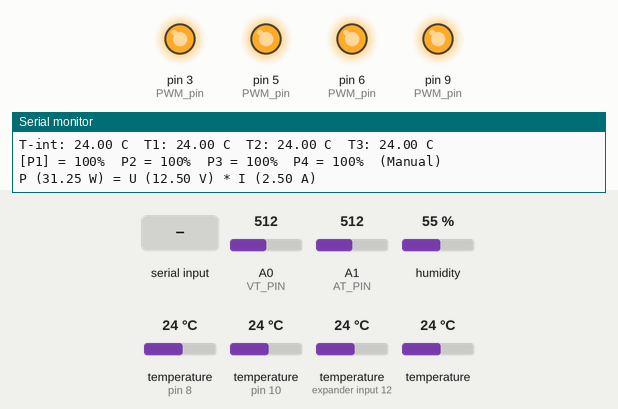
A sketch run on a simulated Arduino Uno, built with avr-gcc and run on an emulated ATmega328P. Parts: output pins drawn as LEDs (lit = HIGH), the last lines printed to the serial monitor. The test bench sets the inputs (shaded band); at power-on: A0 (VT_PIN) = 512, A1 (AT_PIN) = 512, humidity 55 %, temperature (sensors on pin 8, pin 10, expander input 12) 24 °C, temperature 24 °C. EEPROM starts erased.

Above: at 1.2 s.
1.3 s: "-\n" received over Serial
At 1.7 s:
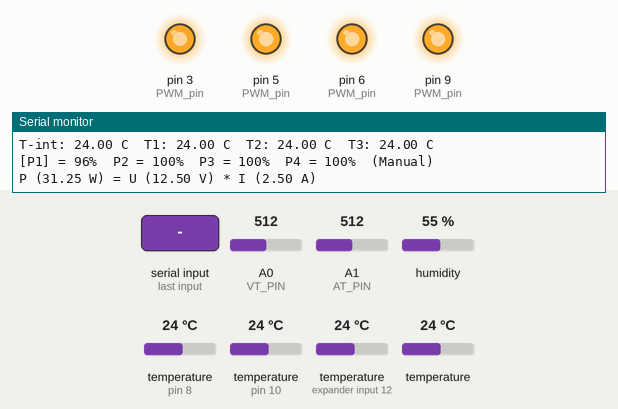
2.8 s: byte 100 ('d') received over Serial
At 3.9 s:
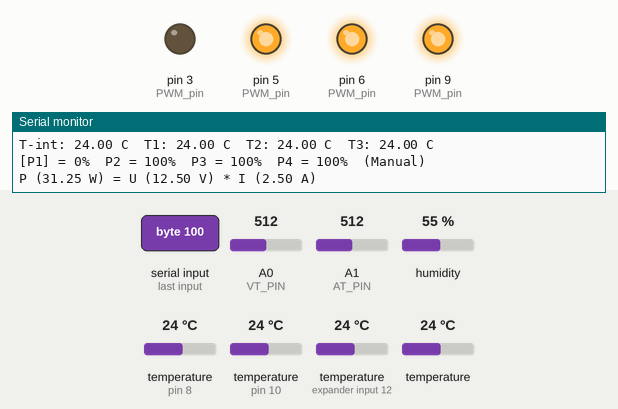
Timing chart, 0 to 5.8 s (numbered marks = the images above; inputs shaded):
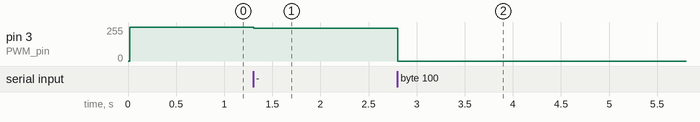

Measured:
- after the input at 1.3 s, pin 3 (PWM_pin): 255/255 → 245/255 at once
- after the input at 2.8 s, pin 3 (PWM_pin): 245/255 → 0/255 at once

The sketch:

DSBuster.ino
```cpp
/*
 * DSBuster
 * (c) 2016 jtr
 * UNO R3
 */

#include <OneWire.h>
#include <DallasTemperature.h>
#include <DHT.h>
#include <EEPROM.h>

#define ONE_WIRE_BUS 8

#define PWM_CHANNELS 4

#define PWM_MIN 0
#define PWM_MAX 255
#define PWM_STEP 10

#define PWM_DEFAULT_4 100
#define PWM_DEFAULT_3 100
#define PWM_DEFAULT_2 100
#define PWM_DEFAULT_1 0

int PWM_pin[PWM_CHANNELS + 1] = {0, 3, 5, 6, 9};
int PWM_val[PWM_CHANNELS + 1];
int PWM_current = 1;

#define PWM_MANUAL 1
#define PWM_AUTO   2
int PWM_mode = PWM_MANUAL;

#define CHECK_MODE 1
#define NOCHECK_MODE 0

OneWire oneWire(ONE_WIRE_BUS);

DallasTemperature sensors(&oneWire);

DeviceAddress Thermometer1 = { 0x28, 0xFF, 0xFC, 0x2C, 0x61, 0x15, 0x03, 0x52 };
DeviceAddress Thermometer2 = { 0x28, 0xFF, 0x43, 0x2B, 0x61, 0x15, 0x03, 0xF4 };
DeviceAddress Thermometer3 = { 0x28, 0xFF, 0x47, 0x1D, 0x61, 0x15, 0x03, 0xAA };

#define DHTPIN 10
#define DHTTYPE DHT11
DHT dht(DHTPIN, DHTTYPE);

#define VT_PIN A0
#define AT_PIN A1

#define RESET_COUNTER 10000
#define DELAY_SECOND  1000

int counter = 0;

void(* resetFunc) (void) = 0;

void setup(void)
{
  Serial.begin(9600);
  Serial.println("*** Arduino");
  Serial.println("*** DSBuster");
  Serial.println("*** (c) 2015 jtr");
  Serial.println("");

  sensors.begin();
  sensors.setResolution(Thermometer1, 10);
  sensors.setResolution(Thermometer2, 10);
  sensors.setResolution(Thermometer3, 10);

//  discoverOneWireDevices();

  EEPROM_restore();
  PWM_init();

  dht.begin();
}

float getTemperature(DeviceAddress deviceAddress)
{
  float tempC = sensors.getTempC(deviceAddress);
  if (tempC == -127.00)
    Serial.print("Error getting temperature");
  return (tempC);
}

void loop(void)
{
  float t1, t2, t3;

  if (Serial.available()) {

    char input = Serial.read();
    if (input != -1) {

      switch (input) {

      case 'h':
        showhelp();
        break;

      case 'r':
        EEPROM_save();
        reboot();
        break;

      case 'm':
        PWM_mode = PWM_MANUAL;
        break;

      case 'a':
        PWM_mode = PWM_AUTO;
        break;

      case '1':
          PWM_setcur(1);
        break;
      case '2':
          PWM_setcur(2);
        break;
      case '3':
          PWM_setcur(3);
        break;
      case '4':
          PWM_setcur(4);
        break;

      case '+':
        PWM_inc(PWM_current, PWM_STEP, CHECK_MODE);
        break;

      case '-':
        PWM_dec(PWM_current, PWM_STEP, CHECK_MODE);
        break;

      case 'u':
        PWM_set(PWM_current, PWM_MAX, CHECK_MODE);
        break;

      case 'd':
        PWM_set(PWM_current, PWM_MIN, CHECK_MODE);
        break;

      default:
        if (input != '\r' && input != '\n')
          Serial.println("Invalid entry!");
        break;
      }
      EEPROM_save();
    }
  }

  sensors.requestTemperatures();

  t1 = getTemperature(Thermometer1);
  t2 = getTemperature(Thermometer2);
  t3 = getTemperature(Thermometer3);

  float h = dht.readHumidity();
  float t = dht.readTemperature();

  if (isnan(h) || isnan(t)) {
    Serial.println("Failed to read from DHT sensor!");
    return;
  }

  float voltage = get_voltage();
  float current = get_current();
  float watts = voltage * current;

  Serial.println(String(++counter) + ". ");
  Serial.println("T-int: " + String(t) + " C  " + "T1: " + String(t1) + " C  " + "T2: " + String(t2) + " C  " + "T3: " + String(t3) + " C");

  for (int n = 1; n <= PWM_CHANNELS; ++n) {
    if (PWM_mode == PWM_MANUAL && n  == PWM_current)
      Serial.print("[");
    Serial.print("P" + String(n));
    if (PWM_mode == PWM_MANUAL && n  == PWM_current)
      Serial.print("]");
    Serial.print(" = " + String(100 * PWM_get(n) / 255) + "%  ");
  }
  Serial.println(PWM_mode == PWM_MANUAL ? "(Manual)" : "(Auto)");
  Serial.println("P (" + String(watts) + " W) = " + "U (" + String(voltage) + " V) * " + "I (" + String(current) + " A)");
  Serial.println();

/*
  if (PWM_mode == PWM_AUTO) {
    int pwm = PWM_MIN;
    if (t < 30) pwm = 10 / 100.0 * PWM_MAX;
    if (t < 25) pwm = 20 / 100.0 * PWM_MAX;
    if (t < 20) pwm = 40 / 100.0 * PWM_MAX;
    if (t < 15) pwm = 60 / 100.0 * PWM_MAX;
    if (t < 10) pwm = 80 / 100.0 * PWM_MAX;
    if (t < 5) pwm = PWM_MAX;
    for (int n = 1; n <= PWM_CHANNELS; ++n)
      PWM_set(n, pwm, NOCHECK_MODE);
  }
*/

  for (int n = 0; n < 1000; ++n) {
    if (Serial.available())
      break;
    delay(DELAY_SECOND / 100);
  }

  if (counter == RESET_COUNTER) {
    EEPROM_save();
    reboot();
  }
}

void discoverOneWireDevices(void) {
  byte i;
  byte present = 0;
  byte data[12];
  byte addr[8];

  Serial.println("Looking for 1-Wire devices...");
  while (oneWire.search(addr)) {
    Serial.println();
    Serial.println("Found 1-Wire device with address:");
    for (i = 0; i < 8; i++) {
      Serial.print("0x");
      if (addr[i] < 16) {
        Serial.print('0');
      }
      Serial.print(addr[i], HEX);
      if (i < 7) {
        Serial.print(", ");
      }
    }
    if (OneWire::crc8( addr, 7) != addr[7]) {
        Serial.println("\nCRC is not valid!");
        return;
    }
  }
  Serial.println();
  Serial.println("That's it.");
  Serial.println();

  oneWire.reset_search();
  return;
}

void PWM_init()
{
  for (int n = 1; n <= PWM_CHANNELS; ++n) {
    pinMode(PWM_pin[n], OUTPUT);
    PWM_set(n, PWM_val[n], NOCHECK_MODE);
  }
}

void PWM_set(int n, int val, int checkmode)
{
  if (checkmode && PWM_mode == PWM_AUTO) {
     mode_error();
     return;
  }

  PWM_val[n] = val;
  analogWrite(PWM_pin[n], val);
}

void PWM_inc(int n, int val, int checkmode)
{
  if (checkmode && PWM_mode == PWM_AUTO) {
     mode_error();
     return;
  }

  PWM_val[n] += val;
  if (PWM_val[n] > PWM_MAX) {
    PWM_val[n] = PWM_MAX;
    Serial.println("Reached maximum value!");
  }
  analogWrite(PWM_pin[n], PWM_val[n]);
}

void PWM_dec(int n, int val, int checkmode)
{
  if (checkmode && PWM_mode == PWM_AUTO) {
     mode_error();
     return;
  }

  PWM_val[n] -= val;
  if (PWM_val[n] < PWM_MIN) {
    PWM_val[n] = PWM_MIN;
    Serial.println("Reached minimum value!");
  }
  analogWrite(PWM_pin[n], PWM_val[n]);
}

int PWM_get(int n)
{
  return(PWM_val[n]);
}

void PWM_setcur(int n)
{
  if (PWM_mode == PWM_AUTO) {
     mode_error();
     return;
  }

  PWM_current = n;
}

void mode_error()
{
  Serial.println("Mode error!");
}

float get_voltage()
{
  const int MAX_READINGS = 100;
  float vt_read = 0;

  for (int n = 0; n < MAX_READINGS; ++n) {
     vt_read += analogRead(VT_PIN);
  }

  float voltage = vt_read * (5.0 / 1024.0) * 5.0;
  return (voltage / MAX_READINGS);
}

float get_current()
{
  const int MAX_READINGS = 100;
  float at_read = 0;

  for (int n = 0; n < MAX_READINGS; ++n) {
     at_read += analogRead(AT_PIN);
  }

  float current = at_read * (5.0 / 1024.0);
  return (current / MAX_READINGS);
}

void showhelp()
{
  Serial.println("Press +/-/u/d/1/2/3/4/m/a/h/r to control");
  Serial.println("the state of the panel.");

  Serial.println("");
  Serial.println("T1 = Tube Temperature");
  Serial.println("T2 = Ambient Temperature");
  Serial.println("");

  Serial.println("P1 = nc");
  Serial.println("P2 = Tube Heater");
  Serial.println("P3 = Finder Heater");
  Serial.println("P4 = Mount Heaters");
  Serial.println("");
}

void reboot()
{
  Serial.println("Rebooting....");
  delay(DELAY_SECOND);
  resetFunc();
}

void EEPROM_save()
{
  EEPROM.write(0, PWM_current);
  EEPROM.write(1, PWM_mode);

  for (int n = 1; n <= PWM_CHANNELS; ++n)
    EEPROM.write(10 + n, PWM_val[n]);
}

void EEPROM_restore()
{
  for (int n = 1; n <= PWM_CHANNELS; ++n) {
    PWM_val[n] = EEPROM.read(10 + n);
  }

  PWM_current = EEPROM.read(0);
  if (PWM_current == PWM_MAX || PWM_current == 0)
     PWM_current = 1;

  PWM_mode = EEPROM.read(1);
  if (PWM_mode == PWM_MAX || PWM_mode == 0)
     PWM_mode = PWM_MANUAL;
}
```
